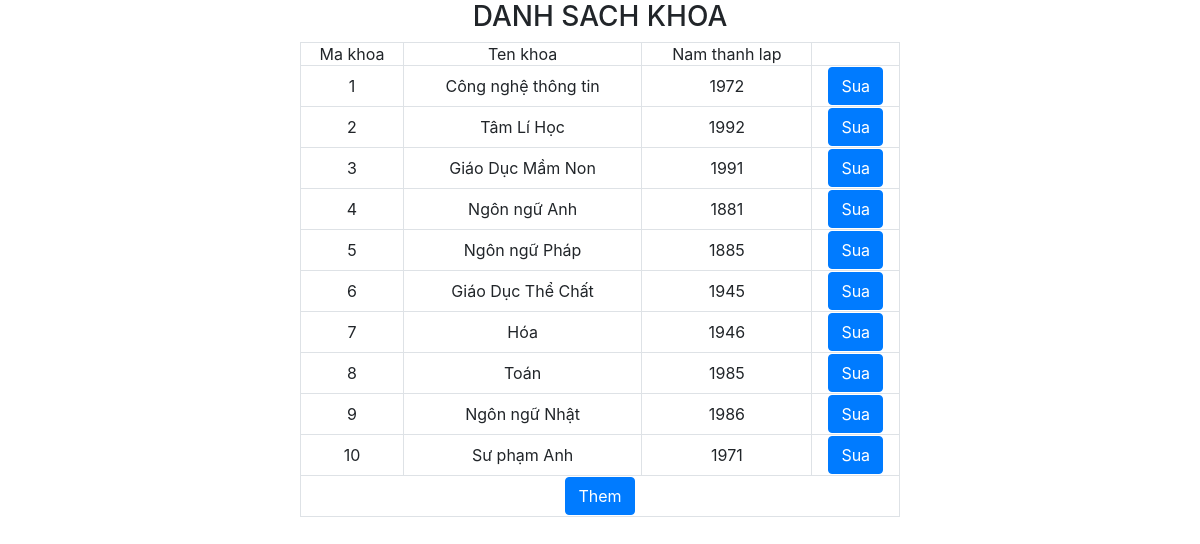
The app's page /khoa.php with its own data.
### tables this page shows
CREATE TABLE `khoa` (
  `MaKhoa` int(11) NOT NULL,
  `TenKhoa` varchar(200) NOT NULL,
  `NamThanhLap` int(11) NOT NULL
);

### DataProvider.php (called while the page is built, shortened)
<?php
class DataProvider
{
	public static function ExecuteQuery($sql)
	{
        $host="localhost";
        $user="root";
        $password="";
		$database="qlsv";
		try{
			$connection = mysqli_connect($host,$user,$password,$database);
			mysqli_query($connection, "set names 'utf8'");
			$result = mysqli_query($connection, $sql);
			return $result;
		}catch(Exception $ex)
		{
            echo "lỗi";
			return null;
		}
	}
}
?>

### khoa.php (the view, shortened to what this page needs)
<html>
<?php
include_once('DataProvider.php');
?>
<head>
<link rel="stylesheet" href="https://maxcdn.bootstrapcdn.com/bootstrap/4.4.1/css/bootstrap.min.css">
<link rel="stylesheet" type="text/css" href="//cdn.jsdelivr.net/npm/slick-carousel@1.8.1/slick/slick.css" />
<link rel="stylesheet" type="text/css" href="//cdn.jsdelivr.net/npm/slick-carousel@1.8.1/slick/slick-theme.css" />
</head>
<body>
<h3 class="text-center">DANH SACH KHOA</h3>
    <table class="table-bordered text-center" style="margin:0 auto;width:50%">
        <tr>
            <td>Ma khoa</td>
            <td>Ten khoa</td>
            <td>Nam thanh lap</td>
            <td></td>
        </tr>
        <?php
        $qr="select * from khoa";
        $result=DataProvider::ExecuteQuery($qr);
        while($row=mysqli_fetch_array($result)){
        ?>
        <tr style="margin:20px !important">
            <td><?php echo $row['MaKhoa'] ?></td>
            <td><?php echo $row['TenKhoa'] ?></td>
            <td><?php echo $row['NamThanhLap'] ?></td>
            <td><a href="suakhoa.php?MaKhoa=<?php echo $row['MaKhoa'] ?>" class="btn btn-primary">Sua</a></td>
        </tr>
        <?php
        }
        ?>
        <tr>
        <td colspan="4"><a href="themkhoa.php" class="btn btn-primary">Them</a></td>
        </tr>
    </table>
</body>
</html>

### khoa.php (style rules this page uses)
table tr { padding: 50px ; }

### records on screen
khoa: MaKhoa "1", TenKhoa "Công nghệ thông tin", NamThanhLap "1972"
khoa: MaKhoa "2", TenKhoa "Tâm Lí Học", NamThanhLap "1992"
khoa: MaKhoa "3", TenKhoa "Giáo Dục Mầm Non", NamThanhLap "1991"
khoa: MaKhoa "4", TenKhoa "Ngôn ngữ Anh", NamThanhLap "1881"
khoa: MaKhoa "5", TenKhoa "Ngôn ngữ Pháp", NamThanhLap "1885"
khoa: MaKhoa "6", TenKhoa "Giáo Dục Thể Chất", NamThanhLap "1945"
khoa: MaKhoa "7", TenKhoa "Hóa", NamThanhLap "1946"
khoa: MaKhoa "8", TenKhoa "Toán", NamThanhLap "1985"
khoa: MaKhoa "9", TenKhoa "Ngôn ngữ Nhật", NamThanhLap "1986"
khoa: MaKhoa "10", TenKhoa "Sư phạm Anh", NamThanhLap "1971"
